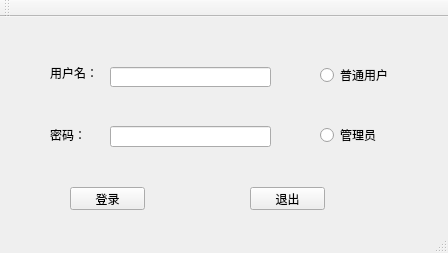
<?xml version="1.0" encoding="UTF-8"?>
<ui version="4.0">
 <class>MainWindow</class>
 <widget class="QMainWindow" name="MainWindow">
  <property name="geometry">
   <rect>
    <x>0</x>
    <y>0</y>
    <width>448</width>
    <height>253</height>
   </rect>
  </property>
  <property name="windowTitle">
   <string>企业人事管理系统</string>
  </property>
  <widget class="QWidget" name="centralWidget">
   <widget class="QPushButton" name="exitBtm">
    <property name="geometry">
     <rect>
      <x>250</x>
      <y>170</y>
      <width>75</width>
      <height>23</height>
     </rect>
    </property>
    <property name="text">
     <string>退出</string>
    </property>
   </widget>
   <widget class="QLabel" name="nameLabel">
    <property name="geometry">
     <rect>
      <x>50</x>
      <y>50</y>
      <width>54</width>
      <height>12</height>
     </rect>
    </property>
    <property name="text">
     <string>用户名：</string>
    </property>
   </widget>
   <widget class="QLabel" name="passLabel">
    <property name="geometry">
     <rect>
      <x>50</x>
      <y>110</y>
      <width>54</width>
      <height>16</height>
     </rect>
    </property>
    <property name="text">
     <string>密码：</string>
    </property>
   </widget>
   <widget class="QLineEdit" name="loginLineEdit">
    <property name="geometry">
     <rect>
      <x>110</x>
      <y>50</y>
      <width>161</width>
      <height>20</height>
     </rect>
    </property>
   </widget>
   <widget class="QLineEdit" name="passwordLineEdit">
    <property name="geometry">
     <rect>
      <x>110</x>
      <y>109</y>
      <width>161</width>
      <height>21</height>
     </rect>
    </property>
   </widget>
   <widget class="QRadioButton" name="CommRaBt">
    <property name="geometry">
     <rect>
      <x>320</x>
      <y>50</y>
      <width>89</width>
      <height>16</height>
     </rect>
    </property>
    <property name="text">
     <string>普通用户</string>
    </property>
   </widget>
   <widget class="QRadioButton" name="ManaRaBt">
    <property name="geometry">
     <rect>
      <x>320</x>
      <y>110</y>
      <width>89</width>
      <height>16</height>
     </rect>
    </property>
    <property name="text">
     <string>管理员</string>
    </property>
   </widget>
   <widget class="QPushButton" name="loginBtn">
    <property name="geometry">
     <rect>
      <x>70</x>
      <y>170</y>
      <width>75</width>
      <height>23</height>
     </rect>
    </property>
    <property name="text">
     <string>登录</string>
    </property>
   </widget>
  </widget>
  <widget class="QToolBar" name="mainToolBar">
   <property name="windowTitle">
    <string>企业人事管理系统</string>
   </property>
   <attribute name="toolBarArea">
    <enum>TopToolBarArea</enum>
   </attribute>
   <attribute name="toolBarBreak">
    <bool>false</bool>
   </attribute>
  </widget>
  <widget class="QStatusBar" name="statusBar"/>
 </widget>
 <layoutdefault spacing="6" margin="11"/>
 <resources/>
 <connections/>
</ui>
